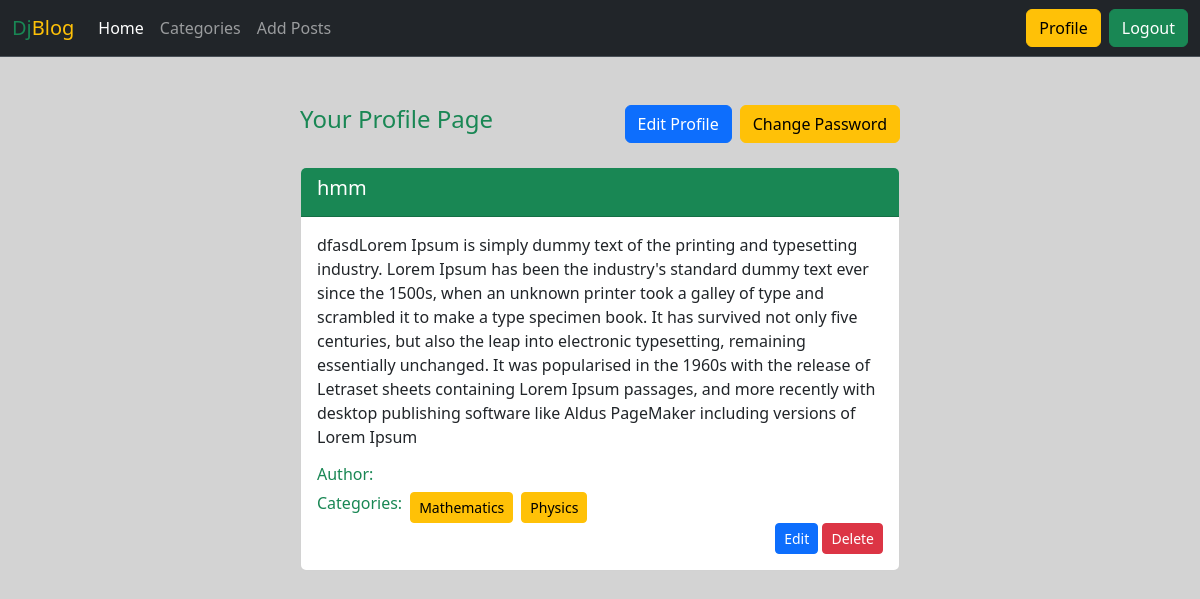
The app's page /author/profile/ (signed in) with its own data.
### posts/models.py (models this page shows, shortened)
class Posts(models.Model):
    title = models.CharField(max_length=100)
    content = models.TextField()
    category = models.ManyToManyField(Categories) # many to many relation
    author = models.ForeignKey(User, on_delete=models.CASCADE) # many to one relation
    image = models.ImageField(upload_to='posts/upload/', blank=True, null=True)

### categories/models.py (models this page shows, shortened)
class Categories(models.Model):
    name = models.CharField(max_length=30)
    slug = models.SlugField(max_length=100, unique=True, null=True, blank=True)

### authors/views.py (the view)
# urls.py: path('profile/', views.profile, name='profile'),
def profile(req):
    posts = Posts.objects.filter(author= req.user)
    return render(req, 'authors/profile.html', {'posts': posts})

### authors/templates/authors/profile.html (shortened to what this page needs)
{% extends "base.html" %}
{% block content %}
<div class="w-50 m-auto mt-5 mb-4 d-flex justify-content-between">
    <h4 class='text-success'>Your Profile Page</h4>
    <div class='d-flex gap-2'>
        <a class='btn btn-primary' href={% url "edit_profile" %}>Edit Profile</a>
        <a class='btn btn-warning' href={% url "change_password" %}>Change Password</a>
    </div>
</div>
{% load crispy_forms_tags %}
{% for post in posts %}
    <div class="card w-50 m-auto mb-5">
        <div class="card-header bg-success ">
            <h5 class="card-title text-white">{{post.title}}</h5>
        </div>
        <div class="card-body">
            <p class="card-text">{{post.content}}</p>
            <h6><span class='text-success'>Author: </span>{{post.author.first_name}} {{post.author.last_name}}</h6>
            <div class="d-flex flex-wrap gap-2 align-items-center">
                <h6 class='text-success'>Categories: </h6>
                {% for cat in post.category.all %}
                    <button class='btn btn-sm btn-warning'>{{cat.name}}</button>
                {% endfor %}
            </div>
            <div class="text-end">
                <a class='btn btn-sm btn-primary' href={% url "edit_post" post.id %}>Edit</a>
                <a class='btn btn-sm btn-danger' href={% url "delete_post" post.id %}>Delete</a>
            </div>
        </div>
    </div>
{% endfor %}
{% endblock content %}

### records on screen
Posts: title "hmm", content "dfasdLorem Ipsum is simply dummy text of the printing and typesetting industry. Lorem Ipsum has been the industry's standard dummy text ever since the 1500s, when an unknown printer took a galley of type and scrambled it to make a type specimen book. It has survived not only five centuries, but also the leap into electronic typesetting, remaining essentially unchanged. It was popularised in the 1960s with the release of Letraset sheets containing Lorem Ipsum passages, and more recently with desktop publishing software like Aldus PageMaker including versions of Lorem Ipsum"
Categories: name "Mathematics"
Categories: name "Physics"
